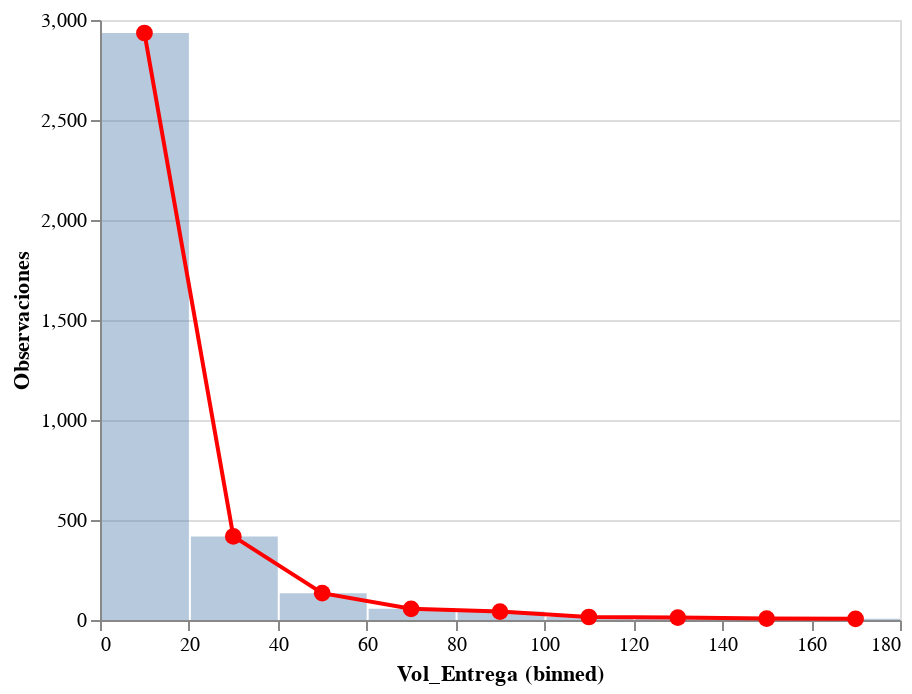

Source (notebook cell):
### Code cell
# Volumen de entrega
base = alt.Chart(data).encode(
    alt.X("Vol_Entrega", bin=True),  #
    alt.Y('count()', title="Observaciones"),
    tooltip=["count()"]
)

vol_bar = base.mark_bar(opacity=0.4)
vol_line = base.mark_line(color="red")
vol_point = base.mark_circle(color="red", size=70)

vol_bar + vol_line + vol_point

### Figure 1 — Vega-Lite specification as saved in the notebook (floating-point values rounded to 4 significant figures; data arrays with more than 128 entries replaced by an {"elided": "..."} marker saying what was removed)
{"$schema": "https://vega.github.io/schema/vega-lite/v4.8.1.json", "config": {"view": {"continuousHeight": 300, "continuousWidth": 400}}, "data": {"name": "data-964552a31abf740a4ee1d039bb08cb64"}, "datasets": {"data-964552a31abf740a4ee1d039bb08cb64": {"elided": "3625 records"}}, "layer": [{"encoding": {"tooltip": [{"aggregate": "count", "type": "quantitative"}], "x": {"bin": true, "field": "Vol_Entrega", "type": "quantitative"}, "y": {"aggregate": "count", "title": "Observaciones", "type": "quantitative"}}, "mark": {"opacity": 0.4, "type": "bar"}}, {"encoding": {"tooltip": [{"aggregate": "count", "type": "quantitative"}], "x": {"bin": true, "field": "Vol_Entrega", "type": "quantitative"}, "y": {"aggregate": "count", "title": "Observaciones", "type": "quantitative"}}, "mark": {"color": "red", "type": "line"}}, {"encoding": {"tooltip": [{"aggregate": "count", "type": "quantitative"}], "x": {"bin": true, "field": "Vol_Entrega", "type": "quantitative"}, "y": {"aggregate": "count", "title": "Observaciones", "type": "quantitative"}}, "mark": {"color": "red", "size": 70, "type": "circle"}}]}
